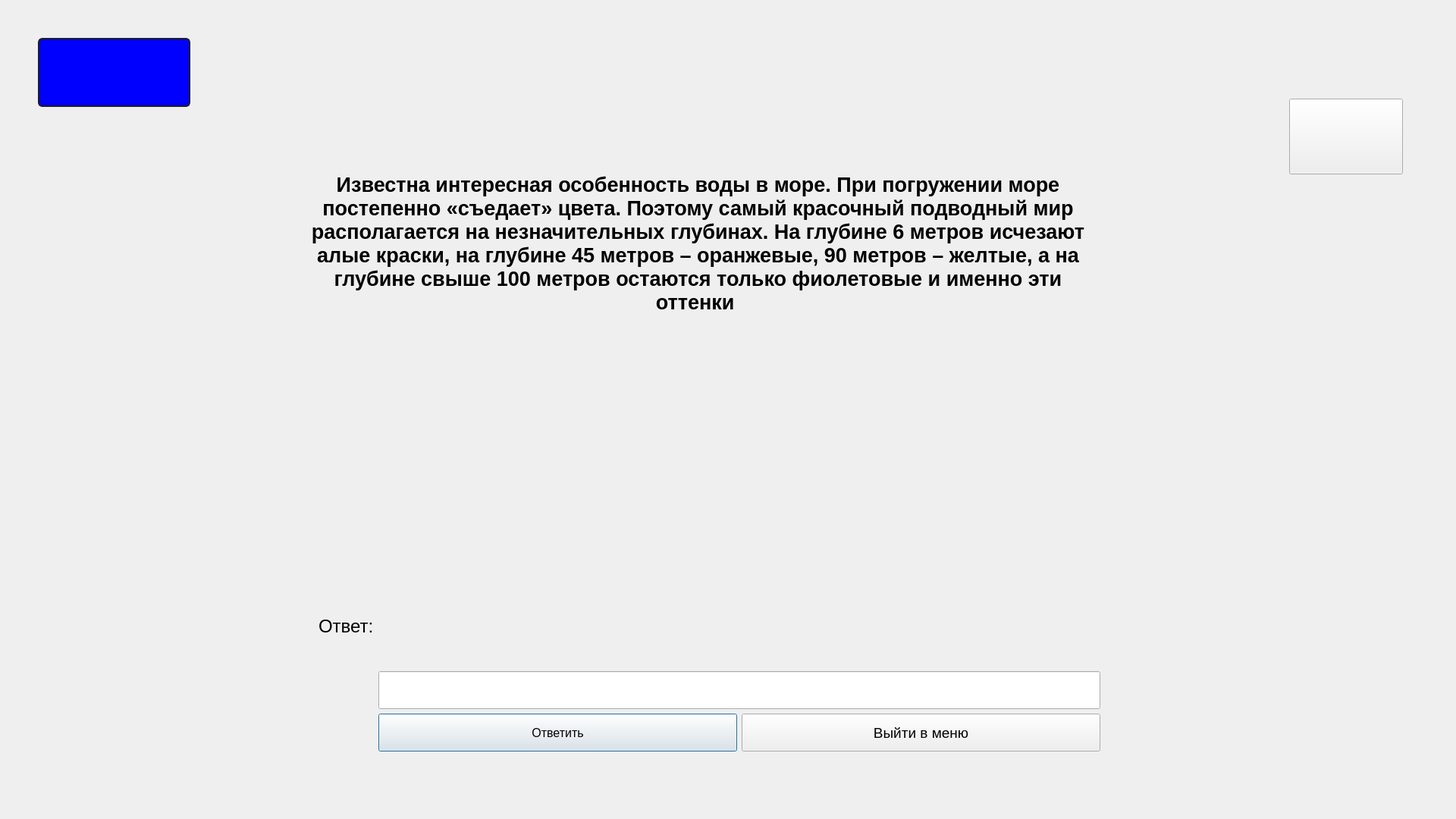
<?xml version="1.0" encoding="UTF-8"?>
<ui version="4.0">
 <class>window133</class>
 <widget class="QDialog" name="window133">
  <property name="geometry">
   <rect>
    <x>0</x>
    <y>0</y>
    <width>1920</width>
    <height>1080</height>
   </rect>
  </property>
  <property name="windowTitle">
   <string>Dialog</string>
  </property>
  <widget class="QLabel" name="label_score">
   <property name="geometry">
    <rect>
     <x>50</x>
     <y>50</y>
     <width>201</width>
     <height>91</height>
    </rect>
   </property>
   <property name="styleSheet">
    <string notr="true">QLabel
{
font-weight: bold;
    color: yellow;
    background-color: blue;
    border-width: 2px;
    border-color: #1e1e1e;
    border-style: solid;
    border-radius: 6;
    padding: 3px;
    font-size: 40px;
    padding-left: 5px;
    padding-right: 5px;
}

QPushButton:pressed
{
    background-color: QLinearGradient( x1: 0, y1: 0, x2: 0, y2: 1, stop: 0 #2d2d2d, stop: 0.1 #2b2b2b, stop: 0.5 #292929, stop: 0.9 #282828, stop: 1 #252525);
}

QPushButton:hover
{
    border: 2px solid QLinearGradient( x1: 0, y1: 0, x2: 0, y2: 1, stop: 0 #ffa02f, stop: 1 #d7801a);
}

QPushButton:focus {
    border-color: yellow;
   outline: none;
}</string>
   </property>
   <property name="text">
    <string/>
   </property>
  </widget>
  <widget class="QStackedWidget" name="stackedWidget">
   <property name="geometry">
    <rect>
     <x>-50</x>
     <y>120</y>
     <width>1920</width>
     <height>1080</height>
    </rect>
   </property>
   <property name="currentIndex">
    <number>0</number>
   </property>
   <widget class="QWidget" name="page">
    <widget class="QLabel" name="label">
     <property name="geometry">
      <rect>
       <x>440</x>
       <y>10</y>
       <width>1061</width>
       <height>381</height>
      </rect>
     </property>
     <property name="font">
      <font>
       <pointsize>20</pointsize>
       <weight>75</weight>
       <bold>true</bold>
      </font>
     </property>
     <property name="text">
      <string>Известна интересная особенность воды в море. При погружении море постепенно «съедает» цвета. Поэтому самый красочный подводный мир располагается на незначительных глубинах. На глубине 6 метров исчезают алые краски, на глубине 45 метров – оранжевые, 90 метров – желтые, а на глубине свыше 100 метров остаются только фиолетовые и именно эти оттенки </string>
     </property>
     <property name="textFormat">
      <enum>Qt::AutoText</enum>
     </property>
     <property name="scaledContents">
      <bool>false</bool>
     </property>
     <property name="alignment">
      <set>Qt::AlignCenter</set>
     </property>
     <property name="wordWrap">
      <bool>true</bool>
     </property>
    </widget>
    <widget class="QWidget" name="layoutWidget">
     <property name="geometry">
      <rect>
       <x>470</x>
       <y>540</y>
       <width>1031</width>
       <height>331</height>
      </rect>
     </property>
     <layout class="QHBoxLayout" name="horizontalLayout_2">
      <item>
       <widget class="QLabel" name="label_4">
        <property name="minimumSize">
         <size>
          <width>0</width>
          <height>100</height>
         </size>
        </property>
        <property name="font">
         <font>
          <pointsize>18</pointsize>
         </font>
        </property>
        <property name="text">
         <string>Ответ:</string>
        </property>
       </widget>
      </item>
      <item>
       <layout class="QVBoxLayout" name="verticalLayout">
        <item>
         <widget class="QLabel" name="label_result">
          <property name="minimumSize">
           <size>
            <width>0</width>
            <height>200</height>
           </size>
          </property>
          <property name="font">
           <font>
            <pointsize>30</pointsize>
            <weight>75</weight>
            <bold>true</bold>
           </font>
          </property>
          <property name="styleSheet">
           <string notr="true"/>
          </property>
          <property name="text">
           <string/>
          </property>
         </widget>
        </item>
        <item>
         <widget class="QLineEdit" name="lineEdit_answer">
          <property name="minimumSize">
           <size>
            <width>0</width>
            <height>50</height>
           </size>
          </property>
          <property name="font">
           <font>
            <pointsize>20</pointsize>
            <weight>75</weight>
            <bold>true</bold>
           </font>
          </property>
          <property name="text">
           <string/>
          </property>
         </widget>
        </item>
        <item>
         <layout class="QHBoxLayout" name="horizontalLayout">
          <item>
           <widget class="QPushButton" name="pushButton_answer">
            <property name="enabled">
             <bool>true</bool>
            </property>
            <property name="minimumSize">
             <size>
              <width>0</width>
              <height>50</height>
             </size>
            </property>
            <property name="font">
             <font>
              <pointsize>12</pointsize>
             </font>
            </property>
            <property name="text">
             <string>Ответить</string>
            </property>
           </widget>
          </item>
          <item>
           <widget class="QPushButton" name="pushButton_11">
            <property name="minimumSize">
             <size>
              <width>0</width>
              <height>50</height>
             </size>
            </property>
            <property name="font">
             <font>
              <pointsize>14</pointsize>
             </font>
            </property>
            <property name="text">
             <string>Выйти в меню</string>
            </property>
           </widget>
          </item>
         </layout>
        </item>
       </layout>
      </item>
     </layout>
    </widget>
    <widget class="QPushButton" name="show_hit">
     <property name="geometry">
      <rect>
       <x>1750</x>
       <y>10</y>
       <width>150</width>
       <height>100</height>
      </rect>
     </property>
     <property name="text">
      <string/>
     </property>
    </widget>
   </widget>
   <widget class="QWidget" name="page_2">
    <widget class="QPushButton" name="close_hit">
     <property name="geometry">
      <rect>
       <x>1750</x>
       <y>10</y>
       <width>150</width>
       <height>100</height>
      </rect>
     </property>
     <property name="text">
      <string/>
     </property>
    </widget>
   </widget>
   <widget class="QWidget" name="page_3"/>
  </widget>
  <widget class="QLabel" name="label_2">
   <property name="geometry">
    <rect>
     <x>0</x>
     <y>0</y>
     <width>1920</width>
     <height>1080</height>
    </rect>
   </property>
   <property name="text">
    <string/>
   </property>
  </widget>
  <zorder>label_2</zorder>
  <zorder>stackedWidget</zorder>
  <zorder>label_score</zorder>
 </widget>
 <resources/>
 <connections/>
</ui>
